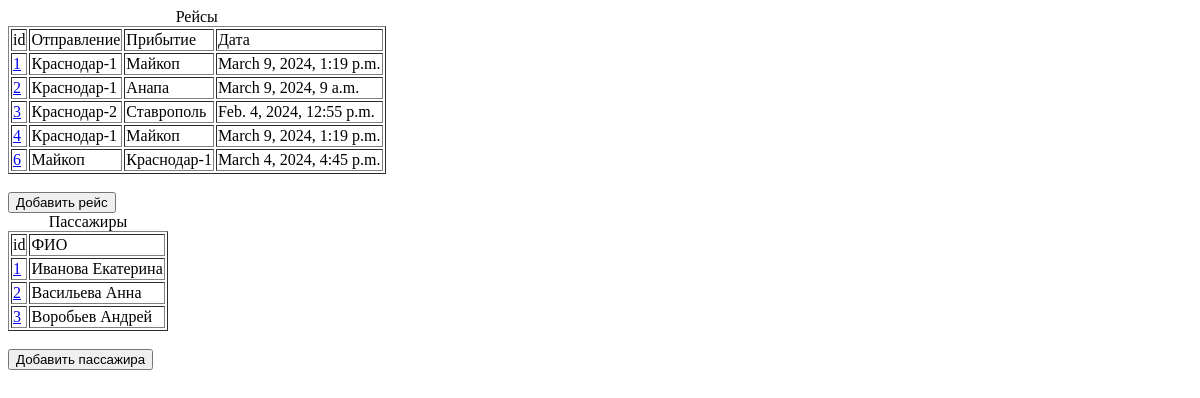
The app's page /, older data.
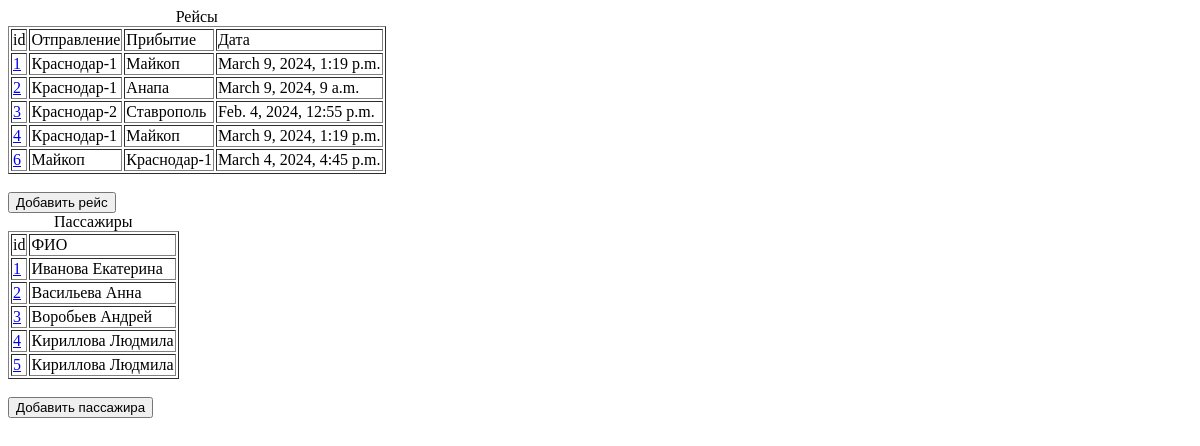
The same page, newer data.
### app/models.py (models this page shows, shortened)
class Route(models.Model):
    departure = models.ForeignKey(BusStation, related_name='routes_as_departure', on_delete = models.CASCADE, verbose_name="Отправление")
    arrival = models.ForeignKey(BusStation, related_name='routes_as_arrival', on_delete = models.CASCADE, verbose_name="Прибытие")
    departure_time = models.DateTimeField(verbose_name="Время отправления")
    arrival_time = models.DateTimeField(verbose_name="Время прибытия")
    price = models.FloatField(verbose_name="Цена")
    passengers = models.ManyToManyField(Passenger, verbose_name="Пассажиры")

class BusStation(models.Model):
    station_name = models.CharField(max_length=30, verbose_name="Станция")
    def __str__(self):
        return str(self.station_name)

class Passenger(models.Model):
    name = models.CharField(max_length=30, verbose_name="Имя")
    date_of_birth = models.DateField(verbose_name="Дата рождения")
    passport = models.CharField(max_length=10, verbose_name="Паспорт")
    phone_number = models.CharField(max_length=20, verbose_name="Номер телефона")

### app/views.py (the view)
# urls.py: path('', views.index, name='index'),
def index(request):
    routes = Route.objects.all()
    passengers = Passenger.objects.all()
    return render(request, 'app/index.html', {'routes': routes, 'passengers': passengers})

### app/templates/app/index.html (shortened to what this page needs)
<html>
    <head>
    </head>
    <body>
     <table  border="1">
         <caption>Рейсы</caption>
      <thead>
          <tr>
            <td>id</td>
            <td>Отправление</td>
              <td>Прибытие</td>
              <td>Дата</td>
          </tr>
      </thead>
      <tbody>
          {% for route in routes %}
            <tr>
              <td><a href="{% url 'route_detail' pk=route.pk %}">{{ route.id }}</a></td>
              <td>{{ route.departure }}</td>
                <td>{{ route.arrival }}</td>
                <td>{{ route.departure_time }}</td>
            </tr>
          {% endfor %}
      </tbody>
      </table><br>
     <form style="display: inline" action="{% url 'route_create'%}" method="get">
        <button>Добавить рейс</button>
      </form>
         <table  border="1">
         <caption>Пассажиры</caption>
      <thead>
          <tr>
            <td>id</td>
            <td>ФИО</td>
          </tr>
      </thead>
      <tbody>
          {% for passenger in passengers %}
            <tr>
              <td><a href="{% url 'passenger_detail' pk=passenger.pk %}">{{ passenger.id }}</a></td>
              <td>{{ passenger.name }}</td>
            </tr>
          {% endfor %}
      </tbody>
      </table><br>
     <form style="display: inline" action="{% url 'passenger_create'%}" method="get">
        <button>Добавить пассажира</button>
     </form>
    </body>
</html>

Row changes from the older to the newer data that the page shows:
added Passenger: id "4", name "Кириллова Людмила"
added Passenger: id "5", name "Кириллова Людмила"
